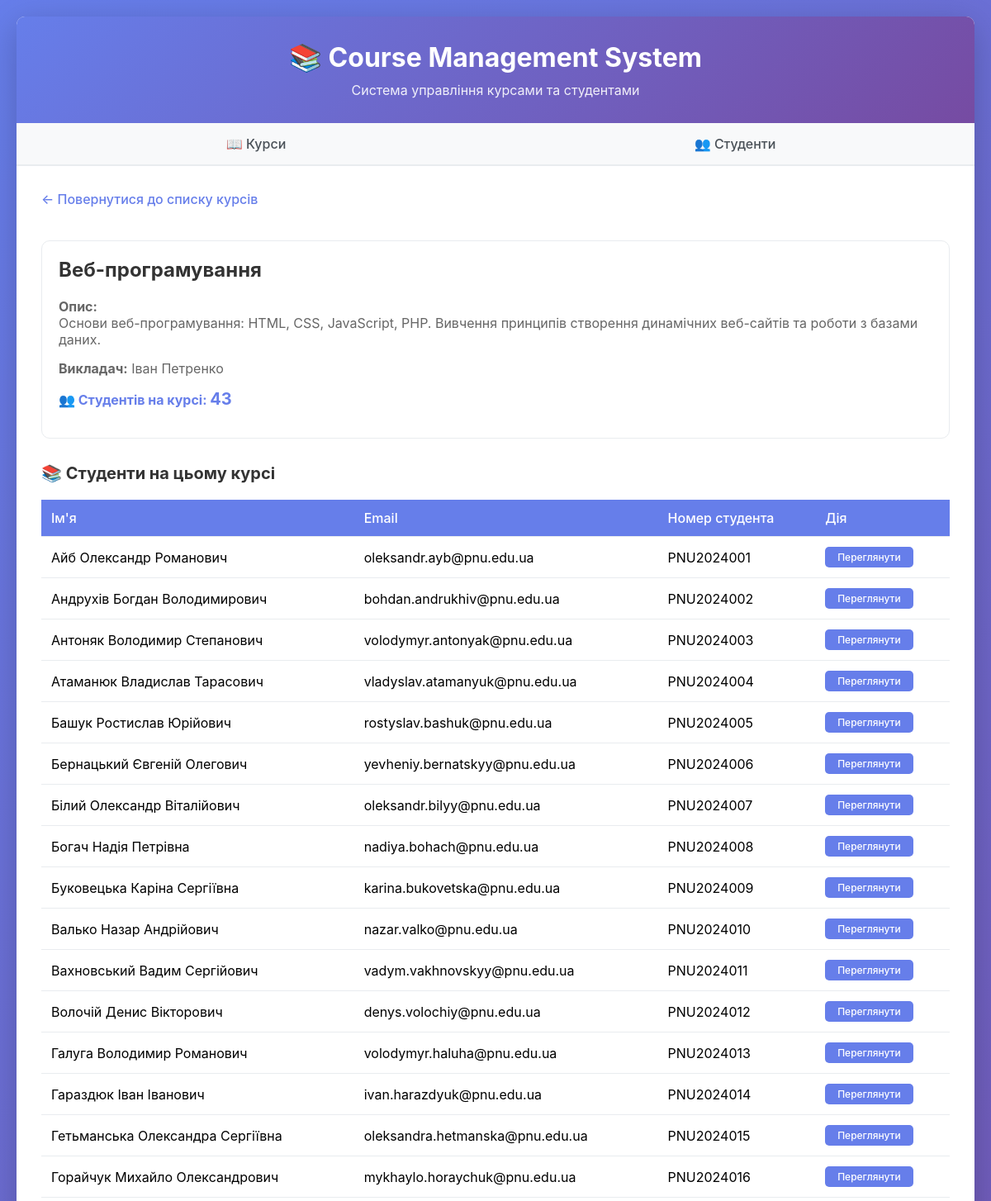
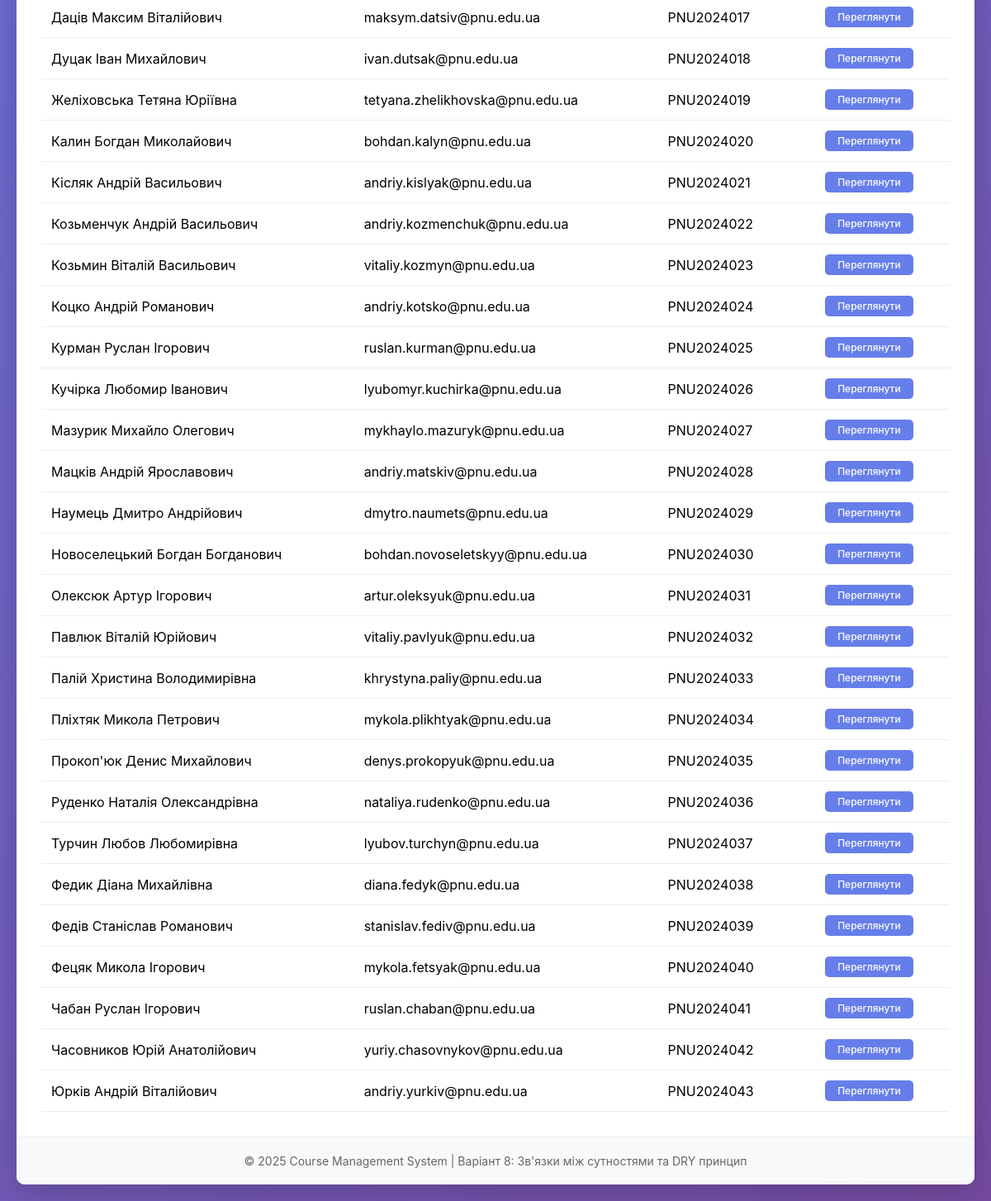
Screenshot of /index.php?action=course&id=1 with the database file from the repository (2 pictures, top to bottom).
### tables this page shows
CREATE TABLE courses (
    id INT AUTO_INCREMENT PRIMARY KEY,
    name VARCHAR(255) NOT NULL,
    description TEXT,
    instructor VARCHAR(255) NOT NULL,
    created_at TIMESTAMP DEFAULT CURRENT_TIMESTAMP,
    updated_at TIMESTAMP DEFAULT CURRENT_TIMESTAMP ON UPDATE CURRENT_TIMESTAMP
);

CREATE TABLE students (
    id INT AUTO_INCREMENT PRIMARY KEY,
    name VARCHAR(255) NOT NULL,
    email VARCHAR(255) NOT NULL UNIQUE,
    student_number VARCHAR(50) NOT NULL UNIQUE,
    created_at TIMESTAMP DEFAULT CURRENT_TIMESTAMP,
    updated_at TIMESTAMP DEFAULT CURRENT_TIMESTAMP ON UPDATE CURRENT_TIMESTAMP
);

### src/Database.php (called while the page is built, shortened)
<?php
class Database {
    private static $instance = null;
    private $connection;
    private function __construct() {
        try {
            $dsn = 'mysql:host=' . DB_HOST . ';dbname=' . DB_NAME . ';charset=utf8mb4';
            $this->connection = new PDO(
                $dsn,
                DB_USER,
                DB_PASS,
                [
                    PDO::ATTR_ERRMODE => PDO::ERRMODE_EXCEPTION,
                    PDO::ATTR_DEFAULT_FETCH_MODE => PDO::FETCH_ASSOC,
                ]
            );
        } catch (PDOException $e) {
            die('Помилка підключення до БД: ' . $e->getMessage());
        }
    }
    public static function getInstance() {
        if (self::$instance === null) {
            self::$instance = new self();
        }
        return self::$instance;
    }
    public function execute($sql, $params = []) {
        $stmt = $this->connection->prepare($sql);
        $stmt->execute($params);
        return $stmt;
    }
    public function fetchOne($sql, $params = []) {
        $stmt = $this->execute($sql, $params);
        return $stmt->fetch();
    }
    public function fetchAll($sql, $params = []) {
        $stmt = $this->execute($sql, $params);
        return $stmt->fetchAll();
    }
}

### src/Model.php (called while the page is built, shortened)
<?php
abstract class Model {
    protected static $table;
    protected $attributes = [];
    public function __construct($attributes = []) {
        $this->attributes = $attributes;
    }
    public function __get($name) {
        return $this->attributes[$name] ?? null;
    }
    public static function find($id) {
        $db = Database::getInstance();
        $record = $db->fetchOne('SELECT * FROM ' . static::$table . ' WHERE id = ?', [$id]);
        if ($record) {
            return new static($record);
        }
        return null;
    }
}

### src/Course.php (called while the page is built, shortened)
<?php
class Course extends Model {
    public function getStudents() {
        $db = Database::getInstance();
        $sql = '
            SELECT s.* FROM students s
            INNER JOIN enrollments e ON s.id = e.student_id
            WHERE e.course_id = ?
            ORDER BY s.name ASC
        ';
        $records = $db->fetchAll($sql, [$this->attributes['id']]);
        $students = [];
        foreach ($records as $record) {
            $students[] = new Student($record);
        }
        return $students;
    }
    public function getStudentCount() {
        $db = Database::getInstance();
        $sql = '
            SELECT COUNT(*) as count FROM enrollments
            WHERE course_id = ?
        ';
        $result = $db->fetchOne($sql, [$this->attributes['id']]);
        return $result['count'] ?? 0;
    }
}

### views/course_show.php (the view, shortened to what this page needs)
<!DOCTYPE html>
<html lang="uk">
<head>
    <link rel="stylesheet" href="views/style.css">
</head>
<body>
    <div class="container">
        <header>
            <h1>📚 Course Management System</h1>
            <p>Система управління курсами та студентами</p>
        </header>
        <nav>
            <a href="index.php?action=courses">📖 Курси</a>
            <a href="index.php?action=students">👥 Студенти</a>
        </nav>
        <main>
            <a href="index.php?action=courses" class="back-link">← Повернутися до списку курсів</a>
            <div class="card" style="margin: 20px 0;">
                <h2><?php echo htmlspecialchars($course->name); ?></h2>
                <p style="color: #666; margin: 15px 0;">
                    <strong>Опис:</strong><br>
                    <?php echo nl2br(htmlspecialchars($course->description)); ?>
                </p>
                <p style="color: #666; margin: 15px 0;">
                    <strong>Викладач:</strong> <?php echo htmlspecialchars($course->instructor); ?>
                </p>
                <p style="color: #667eea; font-weight: bold; margin: 15px 0;">
                    👥 Студентів на курсі: <span style="font-size: 20px;"><?php echo $course->getStudentCount(); ?></span>
                </p>
            </div>
            <h3>📚 Студенти на цьому курсі</h3>
            <?php if (empty($students)): ?>
                <div class="empty-state">
                    <p>На цьому курсі немає записаних студентів</p>
                </div>
            <?php else: ?>
                <table>
                    <thead>
                        <tr>
                            <th>Ім'я</th>
                            <th>Email</th>
                            <th>Номер студента</th>
                            <th>Дія</th>
                        </tr>
                    </thead>
                    <tbody>
                        <?php foreach ($students as $student): ?>
                            <tr>
                                <td><?php echo htmlspecialchars($student->name); ?></td>
                                <td><?php echo htmlspecialchars($student->email); ?></td>
                                <td><?php echo htmlspecialchars($student->student_number); ?></td>
                                <td>
                                    <a href="index.php?action=student&id=<?php echo $student->id; ?>" class="btn btn-small">
                                        Переглянути
                                    </a>
                                </td>
                            </tr>
                        <?php endforeach; ?>
                    </tbody>
                </table>
            <?php endif; ?>
        </main>
        <footer>
            <p>© 2025 Course Management System | Варіант 8: Зв'язки між сутностями та DRY принцип</p>
        </footer>
    </div>
</body>
</html>

### views/style.css (style rules this page uses)
* { margin: 0; padding: 0; box-sizing: border-box; }
body { font-family: -apple-system, BlinkMacSystemFont, 'Segoe UI', Roboto, Oxygen, Ubuntu, Cantarell, sans-serif; background: linear-gradient(135deg, #667eea 0%, #764ba2 100%); min-height: 100vh; padding: 20px; }
.container { max-width: 1200px; margin: 0 auto; background: white; border-radius: 10px; box-shadow: 0 10px 40px rgba(0,0,0,0.2); overflow: hidden; }
header { background: linear-gradient(135deg, #667eea 0%, #764ba2 100%); color: white; padding: 30px; text-align: center; }
header h1 { font-size: 32px; margin-bottom: 10px; }
header p { font-size: 16px; opacity: 0.9; }
nav { display: flex; background: #f8f9fa; border-bottom: 2px solid #e9ecef; }
nav a { flex: 1; padding: 15px 20px; text-align: center; text-decoration: none; color: #495057; font-weight: 500; transition: all 0.3s; }
main { padding: 30px; min-height: 400px; }
.card { background: white; border: 1px solid #e9ecef; border-radius: 10px; padding: 20px; transition: all 0.3s; }
.btn { display: inline-block; padding: 10px 20px; background: #667eea; color: white; text-decoration: none; border-radius: 5px; font-weight: 500; transition: all 0.3s; text-align: center; }
.btn-small { padding: 5px 15px; font-size: 12px; }
table { width: 100%; border-collapse: collapse; margin-top: 20px; background: white; }
table th, table td { padding: 12px; text-align: left; border-bottom: 1px solid #e9ecef; }
table th { background: #667eea; color: white; font-weight: 500; }
.back-link { display: inline-block; margin-bottom: 20px; color: #667eea; text-decoration: none; font-weight: 500; }
footer { background: #f8f9fa; padding: 20px; text-align: center; color: #666; font-size: 14px; border-top: 1px solid #e9ecef; }
h2 { color: #333; margin-bottom: 20px; font-size: 24px; }
h3 { color: #333; margin: 30px 0 15px 0; font-size: 20px; }

### rows the page displays
courses: name "Веб-програмування", description "Основи веб-програмування: HTML, CSS, JavaScript, PHP. Вивчення принципів створення динамічних веб-сайтів та роботи з базами даних.", instructor "Іван Петренко"
students: name "Айб Олександр Романович", email "oleksandr.ayb@pnu.edu.ua", student_number "PNU2024001"
students: name "Андрухів Богдан Володимирович", email "bohdan.andrukhiv@pnu.edu.ua", student_number "PNU2024002"
students: name "Антоняк Володимир Степанович", email "volodymyr.antonyak@pnu.edu.ua", student_number "PNU2024003"
students: name "Атаманюк Владислав Тарасович", email "vladyslav.atamanyuk@pnu.edu.ua", student_number "PNU2024004"
students: name "Башук Ростислав Юрійович", email "rostyslav.bashuk@pnu.edu.ua", student_number "PNU2024005"
students: name "Бернацький Євгеній Олегович", email "yevheniy.bernatskyy@pnu.edu.ua", student_number "PNU2024006"
students: name "Білий Олександр Віталійович", email "oleksandr.bilyy@pnu.edu.ua", student_number "PNU2024007"
students: name "Богач Надія Петрівна", email "nadiya.bohach@pnu.edu.ua", student_number "PNU2024008"
students: name "Буковецька Каріна Сергіївна", email "karina.bukovetska@pnu.edu.ua", student_number "PNU2024009"
students: name "Валько Назар Андрійович", email "nazar.valko@pnu.edu.ua", student_number "PNU2024010"
students: name "Вахновський Вадим Сергійович", email "vadym.vakhnovskyy@pnu.edu.ua", student_number "PNU2024011"
students: name "Волочій Денис Вікторович", email "denys.volochiy@pnu.edu.ua", student_number "PNU2024012"
students: name "Галуга Володимир Романович", email "volodymyr.haluha@pnu.edu.ua", student_number "PNU2024013"
students: name "Гараздюк Іван Іванович", email "ivan.harazdyuk@pnu.edu.ua", student_number "PNU2024014"
students: name "Гетьманська Олександра Сергіївна", email "oleksandra.hetmanska@pnu.edu.ua", student_number "PNU2024015"
students: name "Горайчук Михайло Олександрович", email "mykhaylo.horaychuk@pnu.edu.ua", student_number "PNU2024016"
students: name "Даців Максим Віталійович", email "maksym.datsiv@pnu.edu.ua", student_number "PNU2024017"
students: name "Дуцак Іван Михайлович", email "ivan.dutsak@pnu.edu.ua", student_number "PNU2024018"
students: name "Желіховська Тетяна Юріївна", email "tetyana.zhelikhovska@pnu.edu.ua", student_number "PNU2024019"
students: name "Калин Богдан Миколайович", email "bohdan.kalyn@pnu.edu.ua", student_number "PNU2024020"
students: name "Кісляк Андрій Васильович", email "andriy.kislyak@pnu.edu.ua", student_number "PNU2024021"
students: name "Козьменчук Андрій Васильович", email "andriy.kozmenchuk@pnu.edu.ua", student_number "PNU2024022"
students: name "Козьмин Віталій Васильович", email "vitaliy.kozmyn@pnu.edu.ua", student_number "PNU2024023"
students: name "Коцко Андрій Романович", email "andriy.kotsko@pnu.edu.ua", student_number "PNU2024024"
students: name "Курман Руслан Ігорович", email "ruslan.kurman@pnu.edu.ua", student_number "PNU2024025"
students: name "Кучірка Любомир Іванович", email "lyubomyr.kuchirka@pnu.edu.ua", student_number "PNU2024026"
students: name "Мазурик Михайло Олегович", email "mykhaylo.mazuryk@pnu.edu.ua", student_number "PNU2024027"
students: name "Мацків Андрій Ярославович", email "andriy.matskiv@pnu.edu.ua", student_number "PNU2024028"
students: name "Наумець Дмитро Андрійович", email "dmytro.naumets@pnu.edu.ua", student_number "PNU2024029"
students: name "Новоселецький Богдан Богданович", email "bohdan.novoseletskyy@pnu.edu.ua", student_number "PNU2024030"
students: name "Олексюк Артур Ігорович", email "artur.oleksyuk@pnu.edu.ua", student_number "PNU2024031"
students: name "Павлюк Віталій Юрійович", email "vitaliy.pavlyuk@pnu.edu.ua", student_number "PNU2024032"
students: name "Палій Христина Володимирівна", email "khrystyna.paliy@pnu.edu.ua", student_number "PNU2024033"
students: name "Пліхтяк Микола Петрович", email "mykola.plikhtyak@pnu.edu.ua", student_number "PNU2024034"
students: name "Прокоп'юк Денис Михайлович", email "denys.prokopyuk@pnu.edu.ua", student_number "PNU2024035"
students: name "Руденко Наталія Олександрівна", email "nataliya.rudenko@pnu.edu.ua", student_number "PNU2024036"
students: name "Турчин Любов Любомирівна", email "lyubov.turchyn@pnu.edu.ua", student_number "PNU2024037"
students: name "Федик Діана Михайлівна", email "diana.fedyk@pnu.edu.ua", student_number "PNU2024038"
students: name "Федів Станіслав Романович", email "stanislav.fediv@pnu.edu.ua", student_number "PNU2024039"
students: name "Фецяк Микола Ігорович", email "mykola.fetsyak@pnu.edu.ua", student_number "PNU2024040"
students: name "Чабан Руслан Ігорович", email "ruslan.chaban@pnu.edu.ua", student_number "PNU2024041"
students: name "Часовников Юрій Анатолійович", email "yuriy.chasovnykov@pnu.edu.ua", student_number "PNU2024042"
students: name "Юрків Андрій Віталійович", email "andriy.yurkiv@pnu.edu.ua", student_number "PNU2024043"

### other values shown
$course->getStudentCount() "43"
